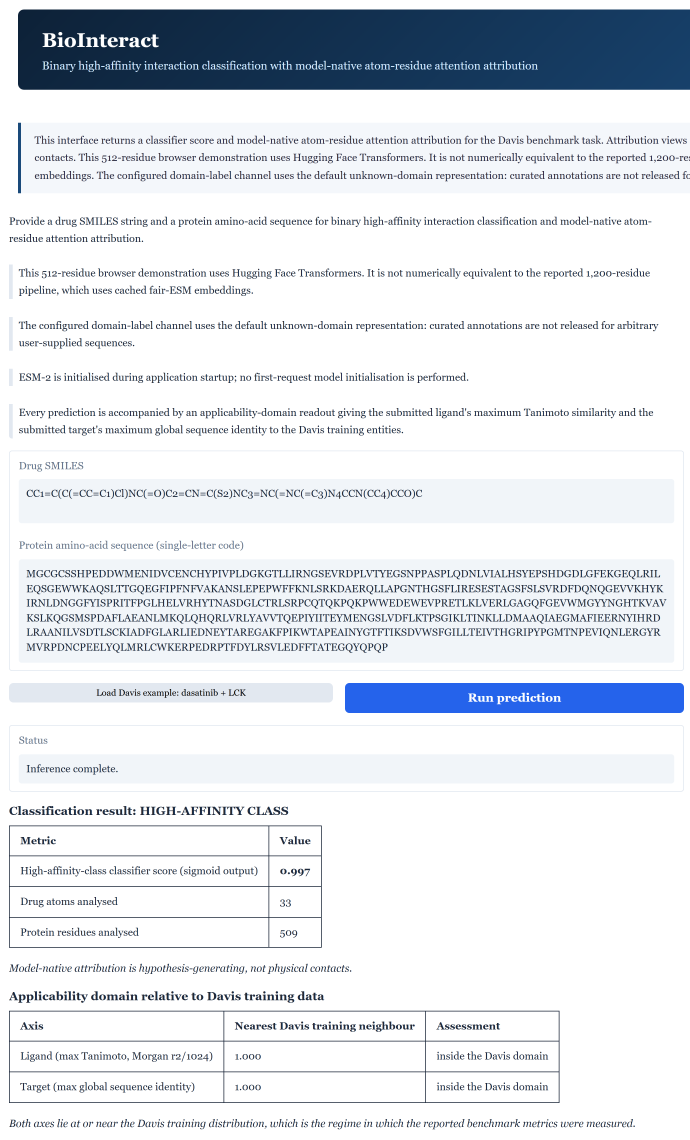
#> input picture revision_v2/analysis/webserver_screenshot_crop.png, 2760 x 4560 px (shown at 1/4 size); its folder holds 2 pictures in this run
$ python figures_v2.py
#> lines starting #> are read from the running program, lines starting #| are printed output that depends on the picture
"""Render the figures that changed in this revision round.

Three figures are produced:

``fig_comparison``
    Reviewer 3 asked that the separate random-split panel and the split-by-split
    panel be merged, since they repeated the same values. This renders one
    two-panel figure with AUROC and AUPRC as grouped bars over all three
    identifier-based protocols, from the matched-protocol baseline suite.

``fig_identity_bins``
    Reviewer 1 asked for the identity-stratified cold-target results with the
    supporting counts, and Reviewer 3 asked that the bin-count histogram be
    replaced by the metrics themselves. This single panel plots AUROC and AUPRC
    per identity stratum and annotates the target, pair and positive counts.

``fig_webserver``
    Reviewers 1 and 3 both reported that the web-interface attribution panel was
    unreadable. This composes the captured interface screenshot with vector
    re-renderings of the two attribution views returned for the same input.
"""

from __future__ import annotations

import argparse
import json
from pathlib import Path

import matplotlib

matplotlib.use("Agg")
import matplotlib.pyplot as plt
import numpy as np
from matplotlib import gridspec

ROOT = Path(__file__).resolve().parents[1]
ANALYSIS = ROOT / "revision_v2" / "analysis"

PALETTE = {
    "ink": "#20303c",
    "teal": "#2f7f79",
    "gold": "#d89a34",
    "brick": "#b55a44",
    "slate": "#5f6f7b",
    "sky": "#5c9ead",
    "sand": "#c9b48a",
}
SPLIT_COLOURS = (PALETTE["teal"], PALETTE["gold"], PALETTE["brick"])
PROTOCOL_LABELS = {
    "random": "Random",
    "target_id_held_out": "Target-ID-held-out",
    "drug_id_held_out": "Drug-ID-held-out",
}
# Figure 1 mirrors main-text Table 1, which reports the single-variable ladder
# only. The additional architectures were run on the random split alone and are
# tabulated in the Supporting Information rather than plotted here, so that the
# figure has no ragged columns.
MODEL_ORDER = ["GraphDTA", "ESM2-GraphConcat", "BioInteract"]

plt.rcParams.update({
    "font.family": "DejaVu Sans",
    "font.size": 10,
    "axes.labelsize": 10,
    "axes.titlesize": 11,
    "axes.edgecolor": PALETTE["ink"],
    "axes.linewidth": 0.8,
    "xtick.labelsize": 9,
    "ytick.labelsize": 9,
    "legend.fontsize": 8.5,
    "savefig.dpi": 400,
    "savefig.bbox": "tight",
    "savefig.pad_inches": 0.05,
    "pdf.fonttype": 42,
    "ps.fonttype": 42,
})


def _panel(ax, label: str, x: float = -0.09, y: float = 1.06) -> None:
    ax.text(x, y, label, transform=ax.transAxes, fontsize=13, fontweight="bold",
            color=PALETTE["ink"], va="bottom", clip_on=False)


def _soften(ax, grid_axis: str = "y") -> None:
    ax.grid(axis=grid_axis, color="#d9dfdf", linestyle="--", linewidth=0.6)
    ax.set_axisbelow(True)
    ax.spines["top"].set_visible(False)
    ax.spines["right"].set_visible(False)


def _save(fig, output_dir: Path, stem: str) -> None:
    output_dir.mkdir(parents=True, exist_ok=True)
    fig.savefig(output_dir / f"{stem}.pdf")
    fig.savefig(output_dir / f"{stem}.png")
    plt.close(fig)
    print(f"wrote {output_dir / stem}.pdf")


def render_comparison(output_dir: Path, suite_path: Path) -> None:
    """Plot matched-protocol AUROC and AUPRC for every model and protocol."""
    runs = json.loads(suite_path.read_text(encoding="utf-8"))
#> (reads revision_v2/analysis/baseline_suite.json from the repository)
    lookup = {(run["model"], run["protocol"]): run["metrics"] for run in runs}
    protocols = [key for key in PROTOCOL_LABELS if any(k[1] == key for k in lookup)]
    models = [name for name in MODEL_ORDER if any(k[0] == name for k in lookup)]

    fig, axes = plt.subplots(2, 1, figsize=(9.0, 7.0))
    fig.subplots_adjust(hspace=0.42)
    positions = np.arange(len(models))
    width = 0.8 / max(len(protocols), 1)

    for axis_index, (ax, metric) in enumerate(zip(axes, ("AUROC", "AUPRC"))):
        for index, protocol in enumerate(protocols):
            values = [lookup.get((model, protocol), {}).get(metric, np.nan) for model in models]
            offset = (index - (len(protocols) - 1) / 2) * width
            bars = ax.bar(positions + offset, values, width * 0.92,
                          color=SPLIT_COLOURS[index % len(SPLIT_COLOURS)],
                          label=PROTOCOL_LABELS[protocol],
                          edgecolor="white", linewidth=0.6)
            for bar, value in zip(bars, values):
                if np.isfinite(value):
                    ax.text(bar.get_x() + bar.get_width() / 2, value + 0.012, f"{value:.3f}",
                            ha="center", va="bottom", fontsize=6.6, rotation=90,
                            color=PALETTE["ink"])
        ax.set_xticks(positions)
        ax.set_xticklabels(
            [f"$\\bf{{{m}}}$".replace("-", "\\text{-}") if m == "BioInteract" else m for m in models],
            fontsize=9,
        )
        ax.set_ylabel(f"Test {metric}")
        ax.set_ylim(0, 1.16 if metric == "AUROC" else 0.86)
        _soften(ax)
        _panel(ax, chr(ord("A") + axis_index))
        if axis_index == 0:
            ax.legend(frameon=False, ncol=len(protocols), loc="upper center",
                      bbox_to_anchor=(0.5, 1.16))
    _save(fig, output_dir, "fig_comparison")
#> in _save, `fig.savefig(output_dir / f"{stem}.pdf")`:
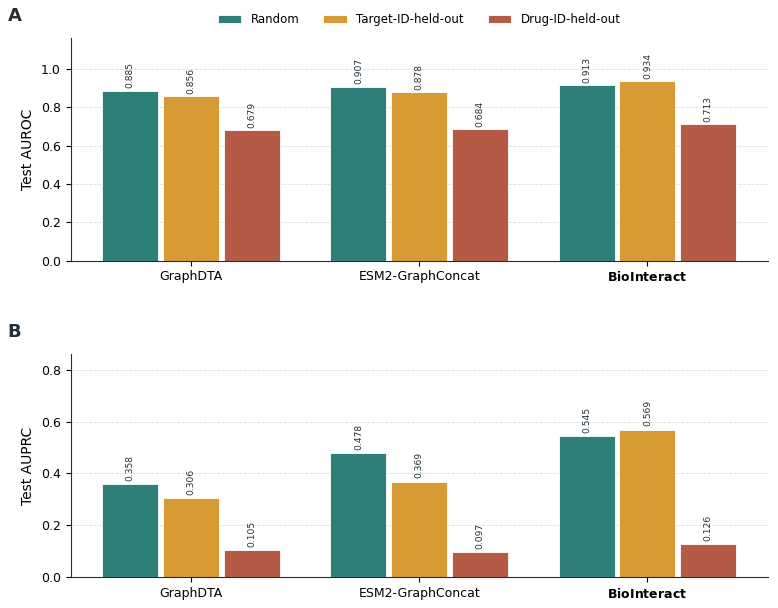
#> figure drawn by matplotlib, 2 panels; panel 1: tallest bar 0.913 high, from x = 1.61 to 1.86; panel 1: tallest bar 0.934 high, from x = 1.88 to 2.12; panel 1: tallest bar 0.713 high, from x = 2.14 to 2.39; panel 2: tallest bar 0.545 high, from x = 1.61 to 1.86


def render_identity_bins(output_dir: Path, controls_path: Path) -> None:
    """Plot cold-target AUROC and AUPRC per sequence-identity stratum."""
    controls = json.loads(controls_path.read_text(encoding="utf-8"))
#> (reads revision/analysis/reviewer_controls.json from the repository)
    section = controls["sequence_grouped_cold_target"]
    strata = section["strict_model_identity_stratification"]
    target_counts = section["full_length_identity"]["bins"]
    order = ["<0.40", "0.40--<0.60", "0.60--<0.80", ">=0.80"]
    labels = ["< 0.40", "0.40--0.60", "0.60--0.80", "$\\geq$ 0.80"]

    auroc = [strata[key]["metrics"]["AUROC"] for key in order]
    auprc = [strata[key]["metrics"]["AUPRC"] for key in order]
    pairs = [strata[key]["test_pairs"] for key in order]
    positives = [strata[key]["positive_pairs"] for key in order]
    targets = [target_counts[key] for key in order]
    prevalence = sum(positives) / sum(pairs)

    fig, ax = plt.subplots(figsize=(8.4, 4.9))
    fig.subplots_adjust(bottom=0.34)
    positions = np.arange(len(order))
    width = 0.36
    for offset, values, colour, label in (
        (-width / 2, auroc, PALETTE["teal"], "AUROC"),
        (width / 2, auprc, PALETTE["gold"], "AUPRC"),
    ):
        bars = ax.bar(positions + offset, values, width, color=colour, label=label,
                      edgecolor="white", linewidth=0.6)
        for bar, value in zip(bars, values):
            ax.text(bar.get_x() + bar.get_width() / 2, value + 0.015, f"{value:.3f}",
                    ha="center", va="bottom", fontsize=8.5, color=PALETTE["ink"])

    ax.axhline(prevalence, color=PALETTE["slate"], linestyle="--", linewidth=1.0)
    ax.text(-0.42, prevalence + 0.014,
            f"positive prevalence {prevalence:.3f}", fontsize=7.6,
            color=PALETTE["slate"], ha="left")
    ax.set_xticks(positions)
    ax.set_xticklabels(labels)
    ax.set_xlabel("Maximum global sequence identity to any training target", labelpad=58)
    ax.set_ylabel("Test metric")
    ax.set_ylim(0, 1.06)
    for position, (n_target, n_pair, n_pos) in enumerate(zip(targets, pairs, positives)):
        ax.annotate(
            f"{n_target} targets\n{n_pair:,} pairs\n{n_pos} positives",
            xy=(position, 0), xycoords=("data", "axes fraction"),
            xytext=(0, -20), textcoords="offset points",
            ha="center", va="top", fontsize=7.8, color=PALETTE["slate"],
        )
    ax.legend(frameon=False, ncol=2, loc="upper center", bbox_to_anchor=(0.5, 1.10))
    _soften(ax)
    _save(fig, output_dir, "fig_identity_bins")
#> call 2 of _save, with stem = 'fig_identity_bins'
#> in _save (call 2), `fig.savefig(output_dir / f"{stem}.pdf")`:
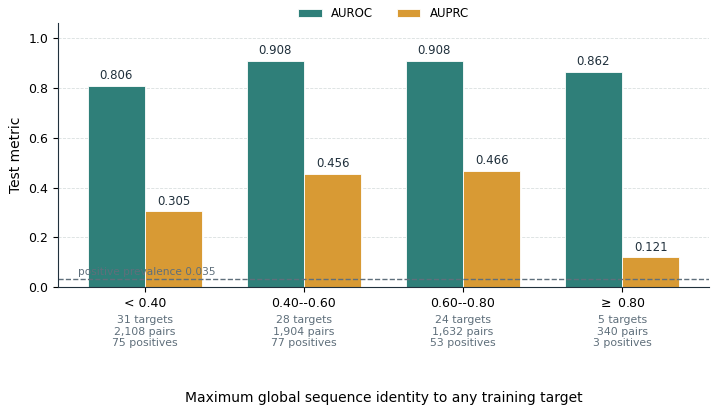
#> figure drawn by matplotlib, 1 panel; tallest bar 0.908 high, from x = 1.64 to 2; tallest bar 0.466 high, from x = 2 to 2.36


def render_webserver(output_dir: Path, screenshot: Path, attribution: Path) -> None:
    """Compose the interface screenshot with vector attribution re-renderings."""
    import matplotlib.image as mpimg

    payload = json.loads(attribution.read_text(encoding="utf-8"))
#> (reads revision_v2/analysis/webserver_attribution.json from the repository)
    interaction = np.asarray(payload["interaction_map"], dtype=float)
    residue_labels = payload["residue_labels"]
    top_labels = [entry[0] for entry in payload["top_residues"]]
    top_scores = [float(entry[1]) for entry in payload["top_residues"]]

    fig = plt.figure(figsize=(13.2, 7.6))
    grid = gridspec.GridSpec(2, 2, width_ratios=[1.0, 1.34], height_ratios=[1.0, 1.0],
                             wspace=0.14, hspace=0.62)

    screenshot_ax = fig.add_subplot(grid[:, 0])
    screenshot_ax.imshow(mpimg.imread(screenshot))
    screenshot_ax.set_axis_off()
    _panel(screenshot_ax, "A", x=0.0, y=1.005)

    heat_ax = fig.add_subplot(grid[0, 1])
    image = heat_ax.imshow(interaction, aspect="auto", cmap="Blues", interpolation="nearest")
    step = max(1, len(residue_labels) // 20)
    heat_ax.set_xticks(np.arange(0, len(residue_labels), step))
    heat_ax.set_xticklabels(residue_labels[::step], rotation=90, fontsize=6.4)
    heat_ax.set_yticks(np.arange(0, interaction.shape[0], 4))
    heat_ax.set_yticklabels([f"a{i + 1}" for i in range(0, interaction.shape[0], 4)], fontsize=6.8)
    heat_ax.set_xlabel("Protein residue", labelpad=3, fontsize=9)
    heat_ax.set_ylabel("Drug atom", labelpad=3, fontsize=9)
    heat_ax.set_title("Atom--residue attention attribution", pad=7, fontsize=10)
    colorbar = fig.colorbar(image, ax=heat_ax, fraction=0.035, pad=0.015)
    colorbar.set_label("Attention weight", fontsize=8)
    colorbar.ax.tick_params(labelsize=7)
    _panel(heat_ax, "B", x=-0.085, y=1.06)

    bar_ax = fig.add_subplot(grid[1, 1])
    bars = bar_ax.barh(top_labels[::-1], top_scores[::-1], color=PALETTE["sky"],
                       edgecolor=PALETTE["ink"], linewidth=0.5, height=0.66)
    bars[-1].set_color(PALETTE["teal"])
    for bar, score in zip(bars, top_scores[::-1]):
        bar_ax.text(score + 0.018, bar.get_y() + bar.get_height() / 2, f"{score:.3f}",
                    va="center", fontsize=7.6, color=PALETTE["ink"])
    bar_ax.set_xlim(0, 1.16)
    bar_ax.tick_params(labelsize=8)
    bar_ax.set_xlabel("Normalised residue attribution score", fontsize=9)
    bar_ax.set_title("Top 10 residue attributions", pad=7, fontsize=10)
    _soften(bar_ax, "x")
    _panel(bar_ax, "C", x=-0.085, y=1.06)

    _save(fig, output_dir, "fig_webserver")
#> call 3 of _save, with stem = 'fig_webserver'
#> in _save (call 3), `fig.savefig(output_dir / f"{stem}.pdf")`:
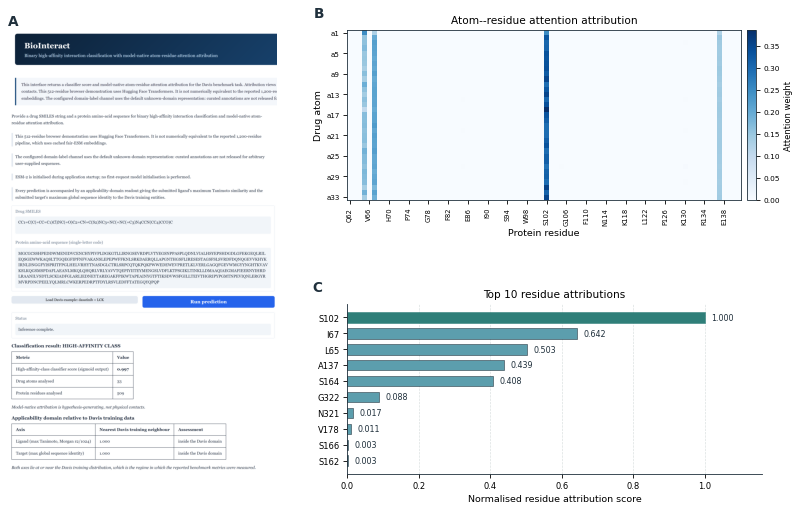
#> figure drawn by matplotlib, 4 panels


def main(argv: list[str] | None = None) -> None:
    """Render the requested figures into the submission figure directory."""
    parser = argparse.ArgumentParser(description=__doc__)
    parser.add_argument("--output-dir", default=str(ROOT / "submission_revision_v2" / "figures"))
    parser.add_argument("--suite", default=str(ANALYSIS / "baseline_suite.json"))
    parser.add_argument("--controls", default=str(ROOT / "revision" / "analysis" / "reviewer_controls.json"))
    parser.add_argument("--screenshot", default=str(ANALYSIS / "webserver_screenshot_crop.png"))
    parser.add_argument("--attribution", default=str(ANALYSIS / "webserver_attribution.json"))
    parser.add_argument("--only", nargs="*", default=["comparison", "identity", "webserver"])
    args = parser.parse_args(argv)

    output_dir = Path(args.output_dir)
    if "comparison" in args.only:
        render_comparison(output_dir, Path(args.suite))
    if "identity" in args.only:
        render_identity_bins(output_dir, Path(args.controls))
    if "webserver" in args.only:
        render_webserver(output_dir, Path(args.screenshot), Path(args.attribution))


if __name__ == "__main__":
    main()
